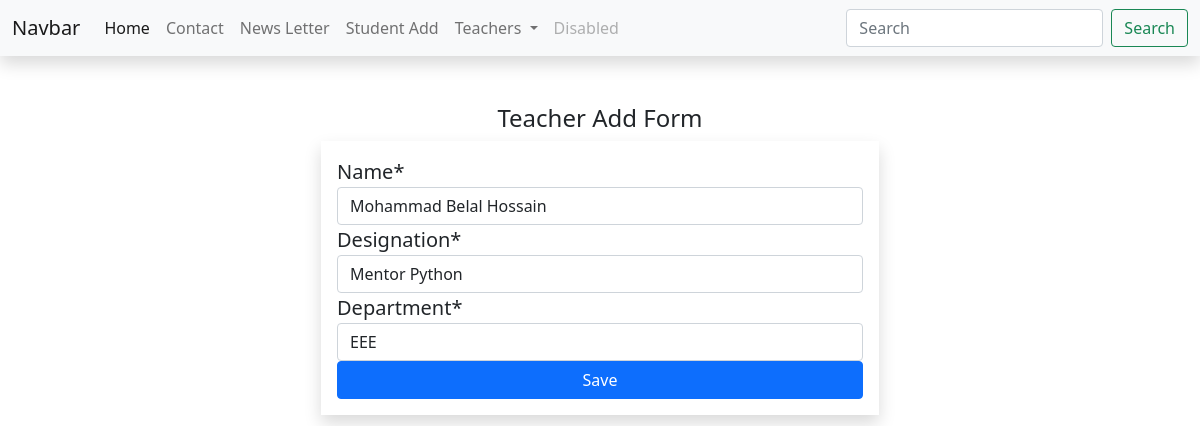
Page /teacher/4/information/update on the committed database.
### uit_app/models.py (models this page shows, shortened)
class Teacher(models.Model):
    name  = models.CharField(max_length = 150)
    designation  = models.CharField(max_length = 150)
    department = models.ForeignKey(Department, on_delete=models.CASCADE)
    class Meta:
        ordering = ['?']

class Department(models.Model):
    name  = models.CharField(max_length = 150)
    def __str__(self):
        return self.name

### uit_app/views.py (the view)
# urls.py: path('teacher/<pk>/information/update', TeacherUpdate.as_view(template_name = 'teacher-add.html'), name='teacher-update'),
class TeacherUpdate(UpdateView):
    model = Teacher
    fields = '__all__'
    success_url = reverse_lazy('teacher')

### uit_app/context_processors.py (called while the page is built)
def eee_teacher(request):
    tf_data = Teacher.objects.filter(department__name='EEE')
    context = {
        'tf_data':tf_data
    }
    return context

### uit_app/templates/teacher-add.html (shortened to what this page needs)
{% extends 'base.html' %}
{% load crispy_forms_tags %}
{% block body %}
<div class="container my-5">
    <h4 class="text-center">Teacher Add Form</h4>
    <div class="col-11 col-md-6 mx-auto shadow">
        <form class="p-3" action="" method="POST">
            {{ form|crispy }}
            <button class="btn btn-primary col-12" type="submit">Save</button>
        </form>
    </div>
</div>
{% endblock body %}

### uit_app/templates/teacher-add.html (style rules this page uses)
label { font-size: 20px; }

### rows in the picture
Teacher: name "Mohammad Belal Hossain", designation "Mentor Python", department "EEE"
